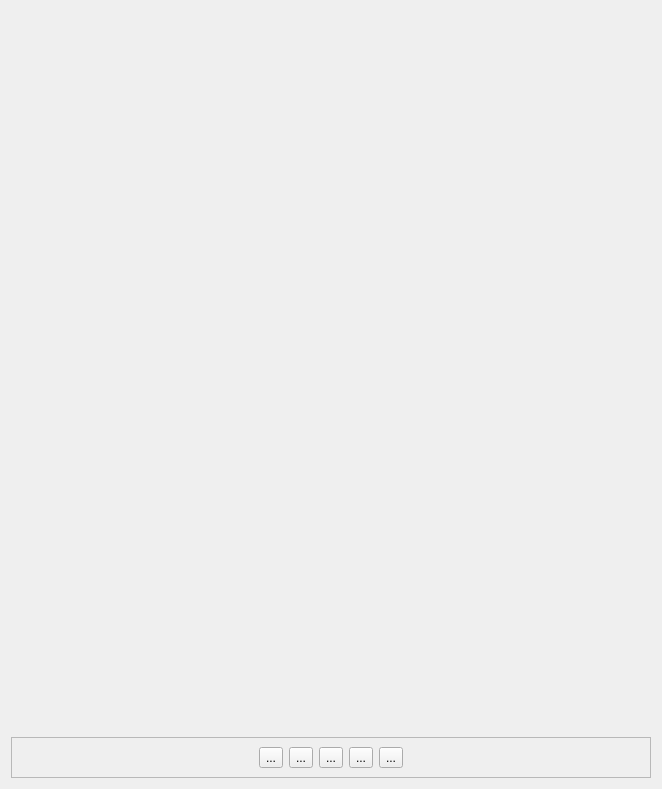
     <widget class="QWidget" name="rightSideFrame" native="true">
      <layout class="QVBoxLayout" name="verticalLayout_6">
       <item>
        <widget class="ScoreWidget" name="chartWidget" native="true">
         <property name="minimumSize">
          <size>
           <width>640</width>
           <height>720</height>
          </size>
         </property>
        </widget>
       </item>
       <item>
        <widget class="QFrame" name="ctrlBtnsBox">
         <property name="sizePolicy">
          <sizepolicy hsizetype="Preferred" vsizetype="Maximum">
           <horstretch>0</horstretch>
           <verstretch>0</verstretch>
          </sizepolicy>
         </property>
         <property name="frameShape">
          <enum>QFrame::Shape::StyledPanel</enum>
         </property>
         <property name="frameShadow">
          <enum>QFrame::Shadow::Raised</enum>
         </property>
         <layout class="QHBoxLayout" name="horizontalLayout_4">
          <item>
           <spacer name="horizontalSpacer_19">
            <property name="orientation">
             <enum>Qt::Orientation::Horizontal</enum>
            </property>
            <property name="sizeHint" stdset="0">
             <size>
              <width>40</width>
              <height>20</height>
             </size>
            </property>
           </spacer>
          </item>
          <item>
           <widget class="QToolButton" name="playBtn">
            <property name="text">
             <string>...</string>
            </property>
            <property name="icon">
             <iconset theme="QIcon::ThemeIcon::MediaPlaybackStart"/>
            </property>
           </widget>
          </item>
          <item>
           <widget class="QToolButton" name="stopBtn">
            <property name="text">
             <string>...</string>
            </property>
            <property name="icon">
             <iconset theme="QIcon::ThemeIcon::MediaPlaybackStop"/>
            </property>
           </widget>
          </item>
          <item>
           <widget class="QToolButton" name="rewindBtn">
            <property name="text">
             <string>...</string>
            </property>
            <property name="icon">
             <iconset theme="QIcon::ThemeIcon::MediaSkipBackward"/>
            </property>
           </widget>
          </item>
          <item>
           <widget class="QToolButton" name="backBtn">
            <property name="text">
             <string>...</string>
            </property>
            <property name="icon">
             <iconset theme="QIcon::ThemeIcon::MediaSeekBackward"/>
            </property>
           </widget>
          </item>
          <item>
           <widget class="QToolButton" name="forwardBtn">
            <property name="sizePolicy">
             <sizepolicy hsizetype="Fixed" vsizetype="Fixed">
              <horstretch>0</horstretch>
              <verstretch>0</verstretch>
             </sizepolicy>
            </property>
            <property name="text">
             <string>...</string>
            </property>
            <property name="icon">
             <iconset theme="QIcon::ThemeIcon::MediaSeekForward"/>
            </property>
           </widget>
          </item>
          <item>
           <spacer name="horizontalSpacer_20">
            <property name="orientation">
             <enum>Qt::Orientation::Horizontal</enum>
            </property>
            <property name="sizeHint" stdset="0">
             <size>
              <width>40</width>
              <height>20</height>
             </size>
            </property>
           </spacer>
          </item>
         </layout>
        </widget>
       </item>
      </layout>
     </widget>
